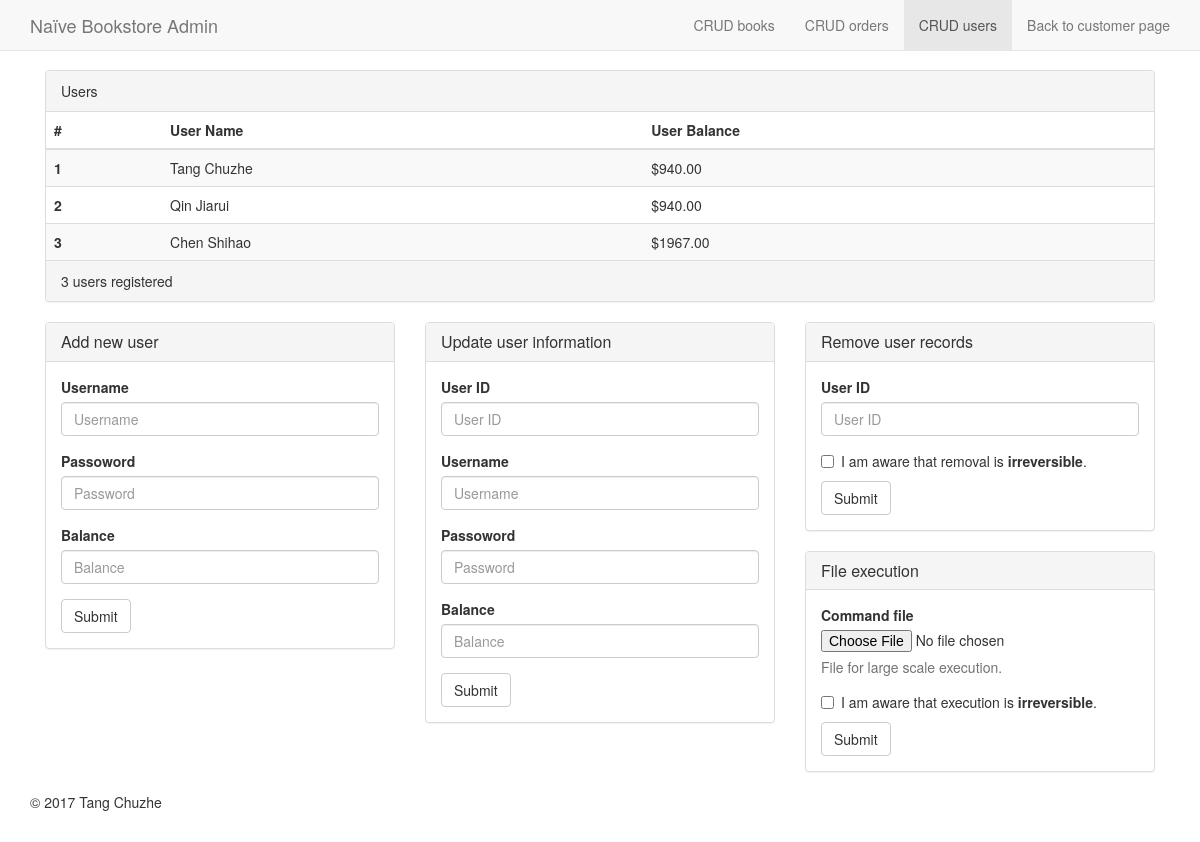
/admin/users.php, run on the app's committed database.
### tables this page shows
CREATE TABLE `user_basic` (
  `user_id` int(11) NOT NULL,
  `user_name` varchar(45) NOT NULL,
  `user_pwd` binary(255) NOT NULL,
  `balance` decimal(10,2) UNSIGNED NOT NULL DEFAULT '10000.00' COMMENT 'unit in cent'
);

### admin/users.php (the view, shortened to what this page needs)
<!DOCTYPE html>
<html lang="en">
<head>
    <link href="../css/bootstrap.css" rel="stylesheet">
    <link href="../css/customized.css" rel="stylesheet">
</head>
<body>
<nav class="navbar navbar-default navbar-fixed-top">
    <div class="container">
        <div class="navbar-header">
            <a class="navbar-brand" href="#">Naïve Bookstore Admin</a>
        </div>
        <div id="navbar" class="navbar-collapse collapse">
            <ul class="nav navbar-nav navbar-right">
                <li><a href="../">Back to customer page</a></li>
            </ul>
            <ul class="nav navbar-nav navbar-right">
                <li class="active"><a href="./users.php">CRUD users</a></li>
            </ul>
            <ul class="nav navbar-nav navbar-right">
                <li><a href="./orders.php">CRUD orders</a></li>
            </ul>
            <ul class="nav navbar-nav navbar-right">
                <li><a href="./books.php">CRUD books</a></li>
            </ul>
        </div>
    </div>
</nav>
<?php require "../src/conn.php"; ?>
<div class="container">
    <div class="container col-md-12">
        <div class="panel panel-default">
            <div class="panel-heading">Users</div>
            <div class="table-responsive">
                <table class="table table-striped ">
                    <thead>
                    <tr>
                        <th>#</th>
                        <th>User Name</th>
                        <th>User Balance</th>
                    </tr>
                    </thead>
                    <tbody>
                    <?php
                    $sql = "SELECT user_id, user_name, balance
                        FROM user_basic";
                    $result = $conn->query($sql);
                    if ($result->num_rows > 0) {
                        while ($row = $result->fetch_assoc()) {
                            echo "<tr>";
                            echo "<th scope=\"row\">" . $row["user_id"] . "</th>";
                            echo "<td>" . $row["user_name"] . "</td>";
                            echo "<td>$" . $row["balance"] . "</td>";
                            echo "</tr>";
                        }
                    }
                    ?>
                    </tbody>
                </table>
            </div>
            <div class="panel-footer"><?php echo $result->num_rows ?> users registered</div>
        </div>
    </div>
</div>
<div class="container">
    <div class="container col-md-4">
        <div class="panel panel-default">
            <div class="panel-heading">
                <h3 class="panel-title">Add new user</h3>
            </div>
            <div class="panel-body">
                <form action="../src/admin/add_user.php" method="post">
                    <div class="form-group">
                        <label>Username</label>
                        <input type="text" class="form-control" name="user_name" placeholder="Username">
                    </div>
                    <div class="form-group">
                        <label>Passoword</label>
                        <input type="password" class="form-control" name="password" placeholder="Password">
                    </div>
                    <div class="form-group">
                        <label>Balance</label>
                        <input type="number" step="0.01" min="0.01" class="form-control" name="balance" placeholder="Balance">
                    </div>
                    <button type="submit" class="btn btn-default">Submit</button>
                </form>
            </div>
        </div>
    </div>
    <div class="container col-md-4">
        <div class="panel panel-default">
            <div class="panel-heading">
                <h3 class="panel-title">Update user information</h3>
            </div>
            <div class="panel-body">
                <form action="../src/admin/update_user.php" method="post">
                    <div class="form-group">
                        <label>User ID</label>
                        <input type="number" class="form-control" name="user_id" placeholder="User ID">
                    </div>
                    <div class="form-group">
                        <label>Username</label>
                        <input type="text" class="form-control" name="user_name" placeholder="Username">
                    </div>
                    <div class="form-group">
                        <label>Passoword</label>
                        <input type="password" class="form-control" name="password" placeholder="Password">
                    </div>
                    <div class="form-group">
                        <label>Balance</label>
                        <input type="number" step="0.01" min="0.01" class="form-control" name="balance" placeholder="Balance">
                    </div>
                    <button type="submit" class="btn btn-default">Submit</button>
                </form>
            </div>
        </div>
    </div>
    <div class="container col-md-4">
        <div class="panel panel-default">
            <div class="panel-heading">
                <h3 class="panel-title">Remove user records</h3>
            </div>
            <div class="panel-body">
                <form action="../src/admin/remove_user.php">
                    <div class="form-group">
                        <label>User ID</label>
                        <input type="number" class="form-control" name="user_id" placeholder="User ID">
                    </div>
                    <div class="checkbox">
                        <label>
                            <input type="checkbox" name="confirm">I am aware that removal is <b>irreversible</b>.
                        </label>
                    </div>
                    <button type="submit" class="btn btn-default">Submit</button>
                </form>
            </div>
        </div>
    </div>
    <div class="container col-md-4">
        <div class="panel panel-default">
            <div class="panel-heading">
                <h3 class="panel-title">File execution</h3>
            </div>
            <div class="panel-body">
                <form action="../src/admin/command_user.php">
                    <div class="form-group">
                        <label for="command_file">Command file</label>
                        <input type="file" name="command_file">
                        <p class="help-block">File for large scale execution.</p>
                    </div>
                    <div class="checkbox">
                        <label>
                            <input type="checkbox" name="confirm">I am aware that execution is <b>irreversible</b>.
                        </label>
                    </div>
                    <button type="submit" class="btn btn-default">Submit</button>
                </form>
            </div>
        </div>
    </div>
</div>
<div class="container">
    <footer class="footer">
        <p>&copy; 2017 Tang Chuzhe</p>
    </footer>
</div>
</body>
</html>

### css/customized.css (style rules this page uses)
body { padding-top: 70px; padding-bottom: 20px; }

### data on the page
user_basic: user_id "1", user_name "Tang Chuzhe", balance "940.00"
user_basic: user_id "2", user_name "Qin Jiarui", balance "940.00"
user_basic: user_id "3", user_name "Chen Shihao", balance "1967.00"
